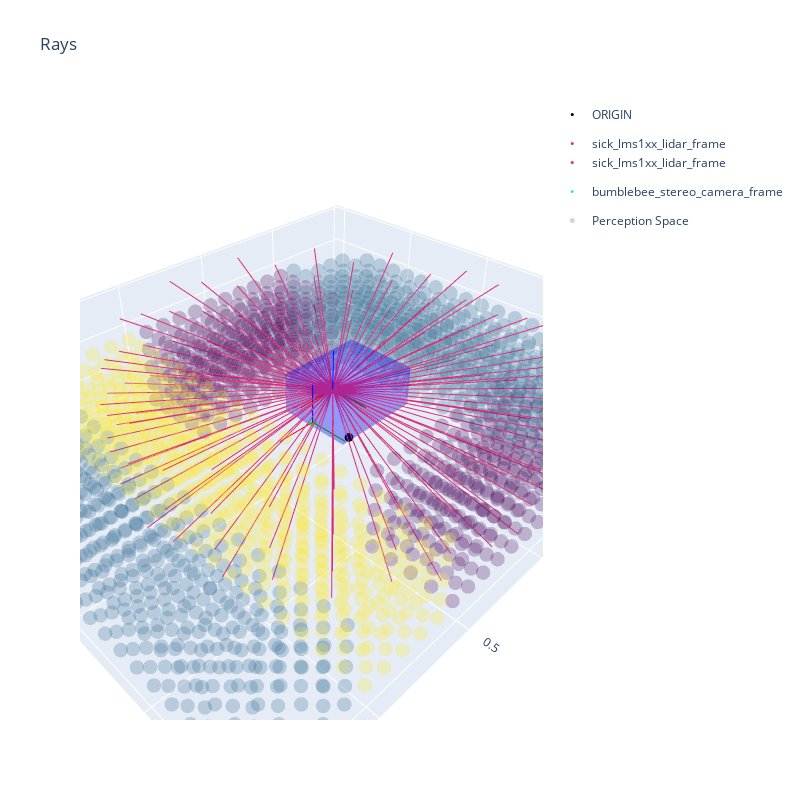

Here is the notebook cell this chart was saved with:
### Markdown cell above
### Plot any Bot!

### Code cell
# Here is the first one
design_0_fig = plot_plot_design(0, sensor_idx_rays=0, max_rays=100)

### Figure 1 — Plotly figure (JSON) as saved in the notebook; plotly's stock layout.template omitted (floating-point values rounded to 4 significant figures; data arrays with more than 128 entries replaced by an {"elided": "..."} marker saying what was removed)
{"data": [{"marker": {"color": "black", "size": 3}, "mode": "markers", "name": "ORIGIN", "type": "scatter3d", "x": [0], "y": [0], "z": [0]}, {"hoverinfo": "text", "legendgroup": "sensor_0", "marker": {"color": "#d72f78", "size": 3}, "mode": "markers", "name": "sick_lms1xx_lidar_frame", "text": ["Translation:<br>  (x=0.12,<br>  y=0.00,<br>  z=0.33)", "Quaternion:<br>  (qw=1.00,<br>  qx=0.00,<br>  qy=0.00,<br>  qz=0.00)"], "type": "scatter3d", "x": [0.12], "y": [0], "z": [0.333]}, {"legendgroup": "sensor_0", "line": {"color": "red", "width": 2}, "mode": "lines", "showlegend": false, "type": "scatter3d", "x": [0.12, 0.32], "y": [0, 0], "z": [0.333, 0.333]}, {"legendgroup": "sensor_0", "line": {"color": "green", "width": 2}, "mode": "lines", "showlegend": false, "type": "scatter3d", "x": [0.12, 0.12], "y": [0, 0.2], "z": [0.333, 0.333]}, {"legendgroup": "sensor_0", "line": {"color": "blue", "width": 2}, "mode": "lines", "showlegend": false, "type": "scatter3d", "x": [0.12, 0.12], "y": [0, 0], "z": [0.333, 0.533]}, {"hoverinfo": "text", "legendgroup": "sensor_1", "marker": {"color": "#29f6ab", "size": 3}, "mode": "markers", "name": "bumblebee_stereo_camera_frame", "text": ["Translation:<br>  (x=0.25,<br>  y=0.00,<br>  z=0.22)", "Quaternion:<br>  (qw=1.00,<br>  qx=0.00,<br>  qy=0.00,<br>  qz=0.00)"], "type": "scatter3d", "x": [0.247], "y": [0], "z": [0.218]}, {"legendgroup": "sensor_1", "line": {"color": "red", "width": 2}, "mode": "lines", "showlegend": false, "type": "scatter3d", "x": [0.247, 0.447], "y": [0, 0], "z": [0.218, 0.218]}, {"legendgroup": "sensor_1", "line": {"color": "green", "width": 2}, "mode": "lines", "showlegend": false, "type": "scatter3d", "x": [0.247, 0.247], "y": [0, 0.2], "z": [0.218, 0.218]}, {"legendgroup": "sensor_1", "line": {"color": "blue", "width": 2}, "mode": "lines", "showlegend": false, "type": "scatter3d", "x": [0.247, 0.247], "y": [0, 0], "z": [0.218, 0.418]}, {"marker": {"color": {"elided": "1910 float values"}, "colorscale": [[0, "#440154"], [0.1111, "#482878"], [0.2222, "#3e4989"], [0.3333, "#31688e"], [0.4444, "#26828e"], [0.5556, "#1f9e89"], [0.6667, "#35b779"], [0.7778, "#6ece58"], [0.8889, "#b5de2b"], [1, "#fde725"]], "opacity": 0.25, "size": 5}, "mode": "markers", "name": "Perception Space", "type": "scatter3d", "x": {"elided": "1910 float values"}, "y": {"elided": "1910 float values"}, "z": {"elided": "1910 float values"}}, {"color": "blue", "i": [7, 0, 0, 0, 4, 4, 6, 6, 4, 0, 3, 2], "j": [3, 4, 1, 2, 5, 6, 5, 2, 0, 1, 6, 3], "k": [0, 7, 2, 3, 6, 7, 1, 1, 5, 5, 7, 6], "name": "Sensor Pos Constraints", "opacity": 0.2, "showscale": false, "type": "mesh3d", "x": [-0.1996, -0.1996, 0.2404, 0.2404, -0.1996, -0.1996, 0.2404, 0.2404], "y": [-0.18, 0.18, 0.18, -0.18, -0.18, 0.18, 0.18, -0.18], "z": [0.1864, 0.1864, 0.1864, 0.1864, 0.3864, 0.3864, 0.3864, 0.3864]}, {"hoverinfo": "none", "line": {"color": "#d72f78", "width": 2}, "mode": "lines", "showlegend": false, "type": "scatter3d", "x": [0.12, -0.8459], "y": [0, 8.444e-08], "z": [0.333, 0.07418]}, {"hoverinfo": "none", "line": {"color": "#d72f78", "width": 2}, "mode": "lines", "showlegend": false, "type": "scatter3d", "x": [0.12, -0.7565], "y": [0, -0.406], "z": [0.333, 0.07418]}, {"hoverinfo": "none", "line": {"color": "#d72f78", "width": 2}, "mode": "lines", "showlegend": false, "type": "scatter3d", "x": [0.12, -0.5046], "y": [0, -0.7368], "z": [0.333, 0.07418]}, {"hoverinfo": "none", "line": {"color": "#d72f78", "width": 2}, "mode": "lines", "showlegend": false, "type": "scatter3d", "x": [0.12, -0.1371], "y": [0, -0.9311], "z": [0.333, 0.07418]}, {"hoverinfo": "none", "line": {"color": "#d72f78", "width": 2}, "mode": "lines", "showlegend": false, "type": "scatter3d", "x": [0.12, 0.2781], "y": [0, -0.9529], "z": [0.333, 0.07418]}, {"hoverinfo": "none", "line": {"color": "#d72f78", "width": 2}, "mode": "lines", "showlegend": false, "type": "scatter3d", "x": [0.12, 0.664], "y": [0, -0.7982], "z": [0.333, 0.07418]}, {"hoverinfo": "none", "line": {"color": "#d72f78", "width": 2}, "mode": "lines", "showlegend": false, "type": "scatter3d", "x": [0.12, 0.9491], "y": [0, -0.4956], "z": [0.333, 0.07418]}, {"hoverinfo": "none", "line": {"color": "#d72f78", "width": 2}, "mode": "lines", "showlegend": false, "type": "scatter3d", "x": [0.12, 1.081], "y": [0, -0.1012], "z": [0.333, 0.07418]}, {"hoverinfo": "none", "line": {"color": "#d72f78", "width": 2}, "mode": "lines", "showlegend": false, "type": "scatter3d", "x": [0.12, 1.034], "y": [0, 0.312], "z": [0.333, 0.07418]}, {"hoverinfo": "none", "line": {"color": "#d72f78", "width": 2}, "mode": "lines", "showlegend": false, "type": "scatter3d", "x": [0.12, 0.8184], "y": [0, 0.6673], "z": [0.333, 0.07418]}, {"hoverinfo": "none", "line": {"color": "#d72f78", "width": 2}, "mode": "lines", "showlegend": false, "type": "scatter3d", "x": [0.12, 0.4732], "y": [0, 0.899], "z": [0.333, 0.07418]}, {"hoverinfo": "none", "line": {"color": "#d72f78", "width": 2}, "mode": "lines", "showlegend": false, "type": "scatter3d", "x": [0.12, 0.06259], "y": [0, 0.9642], "z": [0.333, 0.07418]}, {"hoverinfo": "none", "line": {"color": "#d72f78", "width": 2}, "mode": "lines", "showlegend": false, "type": "scatter3d", "x": [0.12, -0.3374], "y": [0, 0.8508], "z": [0.333, 0.07418]}, {"hoverinfo": "none", "line": {"color": "#d72f78", "width": 2}, "mode": "lines", "showlegend": false, "type": "scatter3d", "x": [0.12, -0.6526], "y": [0, 0.5797], "z": [0.333, 0.07418]}, {"hoverinfo": "none", "line": {"color": "#d72f78", "width": 2}, "mode": "lines", "showlegend": false, "type": "scatter3d", "x": [0.12, -0.8247], "y": [0, 0.2013], "z": [0.333, 0.07418]}, {"hoverinfo": "none", "line": {"color": "#d72f78", "width": 2}, "mode": "lines", "showlegend": false, "type": "scatter3d", "x": [0.12, -0.8417], "y": [0, -0.2119], "z": [0.333, 0.1594]}, {"hoverinfo": "none", "line": {"color": "#d72f78", "width": 2}, "mode": "lines", "showlegend": false, "type": "scatter3d", "x": [0.12, -0.6636], "y": [0, -0.5965], "z": [0.333, 0.1594]}, {"hoverinfo": "none", "line": {"color": "#d72f78", "width": 2}, "mode": "lines", "showlegend": false, "type": "scatter3d", "x": [0.12, -0.3402], "y": [0, -0.8706], "z": [0.333, 0.1594]}, {"hoverinfo": "none", "line": {"color": "#d72f78", "width": 2}, "mode": "lines", "showlegend": false, "type": "scatter3d", "x": [0.12, 0.06834], "y": [0, -0.9835], "z": [0.333, 0.1594]}, {"hoverinfo": "none", "line": {"color": "#d72f78", "width": 2}, "mode": "lines", "showlegend": false, "type": "scatter3d", "x": [0.12, 0.4865], "y": [0, -0.9141], "z": [0.333, 0.1594]}, {"hoverinfo": "none", "line": {"color": "#d72f78", "width": 2}, "mode": "lines", "showlegend": false, "type": "scatter3d", "x": [0.12, 0.8368], "y": [0, -0.6754], "z": [0.333, 0.1594]}, {"hoverinfo": "none", "line": {"color": "#d72f78", "width": 2}, "mode": "lines", "showlegend": false, "type": "scatter3d", "x": [0.12, 1.054], "y": [0, -0.3115], "z": [0.333, 0.1594]}, {"hoverinfo": "none", "line": {"color": "#d72f78", "width": 2}, "mode": "lines", "showlegend": false, "type": "scatter3d", "x": [0.12, 1.099], "y": [0, 0.11], "z": [0.333, 0.1594]}, {"hoverinfo": "none", "line": {"color": "#d72f78", "width": 2}, "mode": "lines", "showlegend": false, "type": "scatter3d", "x": [0.12, 0.9618], "y": [0, 0.5112], "z": [0.333, 0.1594]}, {"hoverinfo": "none", "line": {"color": "#d72f78", "width": 2}, "mode": "lines", "showlegend": false, "type": "scatter3d", "x": [0.12, 0.6689], "y": [0, 0.8176], "z": [0.333, 0.1594]}, {"hoverinfo": "none", "line": {"color": "#d72f78", "width": 2}, "mode": "lines", "showlegend": false, "type": "scatter3d", "x": [0.12, 0.2744], "y": [0, 0.9726], "z": [0.333, 0.1594]}, {"hoverinfo": "none", "line": {"color": "#d72f78", "width": 2}, "mode": "lines", "showlegend": false, "type": "scatter3d", "x": [0.12, -0.1487], "y": [0, 0.9474], "z": [0.333, 0.1594]}, {"hoverinfo": "none", "line": {"color": "#d72f78", "width": 2}, "mode": "lines", "showlegend": false, "type": "scatter3d", "x": [0.12, -0.5221], "y": [0, 0.7467], "z": [0.333, 0.1594]}, {"hoverinfo": "none", "line": {"color": "#d72f78", "width": 2}, "mode": "lines", "showlegend": false, "type": "scatter3d", "x": [0.12, -0.7765], "y": [0, 0.4077], "z": [0.333, 0.1594]}, {"hoverinfo": "none", "line": {"color": "#d72f78", "width": 2}, "mode": "lines", "showlegend": false, "type": "scatter3d", "x": [0.12, -0.8762], "y": [0, 8.709e-08], "z": [0.333, 0.2458]}, {"hoverinfo": "none", "line": {"color": "#d72f78", "width": 2}, "mode": "lines", "showlegend": false, "type": "scatter3d", "x": [0.12, -0.7839], "y": [0, -0.4187], "z": [0.333, 0.2458]}, {"hoverinfo": "none", "line": {"color": "#d72f78", "width": 2}, "mode": "lines", "showlegend": false, "type": "scatter3d", "x": [0.12, -0.5242], "y": [0, -0.7599], "z": [0.333, 0.2458]}, {"hoverinfo": "none", "line": {"color": "#d72f78", "width": 2}, "mode": "lines", "showlegend": false, "type": "scatter3d", "x": [0.12, -0.1451], "y": [0, -0.9603], "z": [0.333, 0.2458]}, {"hoverinfo": "none", "line": {"color": "#d72f78", "width": 2}, "mode": "lines", "showlegend": false, "type": "scatter3d", "x": [0.12, 0.2831], "y": [0, -0.9828], "z": [0.333, 0.2458]}, {"hoverinfo": "none", "line": {"color": "#d72f78", "width": 2}, "mode": "lines", "showlegend": false, "type": "scatter3d", "x": [0.12, 0.681], "y": [0, -0.8232], "z": [0.333, 0.2458]}, {"hoverinfo": "none", "line": {"color": "#d72f78", "width": 2}, "mode": "lines", "showlegend": false, "type": "scatter3d", "x": [0.12, 0.9751], "y": [0, -0.5111], "z": [0.333, 0.2458]}, {"hoverinfo": "none", "line": {"color": "#d72f78", "width": 2}, "mode": "lines", "showlegend": false, "type": "scatter3d", "x": [0.12, 1.111], "y": [0, -0.1044], "z": [0.333, 0.2458]}, {"hoverinfo": "none", "line": {"color": "#d72f78", "width": 2}, "mode": "lines", "showlegend": false, "type": "scatter3d", "x": [0.12, 1.063], "y": [0, 0.3217], "z": [0.333, 0.2458]}, {"hoverinfo": "none", "line": {"color": "#d72f78", "width": 2}, "mode": "lines", "showlegend": false, "type": "scatter3d", "x": [0.12, 0.8403], "y": [0, 0.6882], "z": [0.333, 0.2458]}, {"hoverinfo": "none", "line": {"color": "#d72f78", "width": 2}, "mode": "lines", "showlegend": false, "type": "scatter3d", "x": [0.12, 0.4843], "y": [0, 0.9272], "z": [0.333, 0.2458]}, {"hoverinfo": "none", "line": {"color": "#d72f78", "width": 2}, "mode": "lines", "showlegend": false, "type": "scatter3d", "x": [0.12, 0.06079], "y": [0, 0.9944], "z": [0.333, 0.2458]}, {"hoverinfo": "none", "line": {"color": "#d72f78", "width": 2}, "mode": "lines", "showlegend": false, "type": "scatter3d", "x": [0.12, -0.3517], "y": [0, 0.8774], "z": [0.333, 0.2458]}, {"hoverinfo": "none", "line": {"color": "#d72f78", "width": 2}, "mode": "lines", "showlegend": false, "type": "scatter3d", "x": [0.12, -0.6768], "y": [0, 0.5979], "z": [0.333, 0.2458]}, {"hoverinfo": "none", "line": {"color": "#d72f78", "width": 2}, "mode": "lines", "showlegend": false, "type": "scatter3d", "x": [0.12, -0.8543], "y": [0, 0.2076], "z": [0.333, 0.2458]}, {"hoverinfo": "none", "line": {"color": "#d72f78", "width": 2}, "mode": "lines", "showlegend": false, "type": "scatter3d", "x": [0.12, -0.8566], "y": [0, -0.2152], "z": [0.333, 0.333]}, {"hoverinfo": "none", "line": {"color": "#d72f78", "width": 2}, "mode": "lines", "showlegend": false, "type": "scatter3d", "x": [0.12, -0.6757], "y": [0, -0.6058], "z": [0.333, 0.333]}, {"hoverinfo": "none", "line": {"color": "#d72f78", "width": 2}, "mode": "lines", "showlegend": false, "type": "scatter3d", "x": [0.12, -0.3473], "y": [0, -0.8841], "z": [0.333, 0.333]}, {"hoverinfo": "none", "line": {"color": "#d72f78", "width": 2}, "mode": "lines", "showlegend": false, "type": "scatter3d", "x": [0.12, 0.06755], "y": [0, -0.9986], "z": [0.333, 0.333]}, {"hoverinfo": "none", "line": {"color": "#d72f78", "width": 2}, "mode": "lines", "showlegend": false, "type": "scatter3d", "x": [0.12, 0.4922], "y": [0, -0.9282], "z": [0.333, 0.333]}, {"hoverinfo": "none", "line": {"color": "#d72f78", "width": 2}, "mode": "lines", "showlegend": false, "type": "scatter3d", "x": [0.12, 0.8478], "y": [0, -0.6858], "z": [0.333, 0.333]}, {"hoverinfo": "none", "line": {"color": "#d72f78", "width": 2}, "mode": "lines", "showlegend": false, "type": "scatter3d", "x": [0.12, 1.069], "y": [0, -0.3163], "z": [0.333, 0.333]}, {"hoverinfo": "none", "line": {"color": "#d72f78", "width": 2}, "mode": "lines", "showlegend": false, "type": "scatter3d", "x": [0.12, 1.114], "y": [0, 0.1117], "z": [0.333, 0.333]}, {"hoverinfo": "none", "line": {"color": "#d72f78", "width": 2}, "mode": "lines", "showlegend": false, "type": "scatter3d", "x": [0.12, 0.9747], "y": [0, 0.5191], "z": [0.333, 0.333]}, {"hoverinfo": "none", "line": {"color": "#d72f78", "width": 2}, "mode": "lines", "showlegend": false, "type": "scatter3d", "x": [0.12, 0.6774], "y": [0, 0.8303], "z": [0.333, 0.333]}, {"hoverinfo": "none", "line": {"color": "#d72f78", "width": 2}, "mode": "lines", "showlegend": false, "type": "scatter3d", "x": [0.12, 0.2768], "y": [0, 0.9876], "z": [0.333, 0.333]}, {"hoverinfo": "none", "line": {"color": "#d72f78", "width": 2}, "mode": "lines", "showlegend": false, "type": "scatter3d", "x": [0.12, -0.1529], "y": [0, 0.9621], "z": [0.333, 0.333]}, {"hoverinfo": "none", "line": {"color": "#d72f78", "width": 2}, "mode": "lines", "showlegend": false, "type": "scatter3d", "x": [0.12, -0.532], "y": [0, 0.7582], "z": [0.333, 0.333]}, {"hoverinfo": "none", "line": {"color": "#d72f78", "width": 2}, "mode": "lines", "showlegend": false, "type": "scatter3d", "x": [0.12, -0.7903], "y": [0, 0.414], "z": [0.333, 0.333]}, {"hoverinfo": "none", "line": {"color": "#d72f78", "width": 2}, "mode": "lines", "showlegend": false, "type": "scatter3d", "x": [0.12, -0.8762], "y": [0, 8.709e-08], "z": [0.333, 0.4202]}, {"hoverinfo": "none", "line": {"color": "#d72f78", "width": 2}, "mode": "lines", "showlegend": false, "type": "scatter3d", "x": [0.12, -0.7839], "y": [0, -0.4187], "z": [0.333, 0.4202]}, {"hoverinfo": "none", "line": {"color": "#d72f78", "width": 2}, "mode": "lines", "showlegend": false, "type": "scatter3d", "x": [0.12, -0.5242], "y": [0, -0.7599], "z": [0.333, 0.4202]}, {"hoverinfo": "none", "line": {"color": "#d72f78", "width": 2}, "mode": "lines", "showlegend": false, "type": "scatter3d", "x": [0.12, -0.1451], "y": [0, -0.9603], "z": [0.333, 0.4202]}, {"hoverinfo": "none", "line": {"color": "#d72f78", "width": 2}, "mode": "lines", "showlegend": false, "type": "scatter3d", "x": [0.12, 0.2831], "y": [0, -0.9828], "z": [0.333, 0.4202]}, {"hoverinfo": "none", "line": {"color": "#d72f78", "width": 2}, "mode": "lines", "showlegend": false, "type": "scatter3d", "x": [0.12, 0.681], "y": [0, -0.8232], "z": [0.333, 0.4202]}, {"hoverinfo": "none", "line": {"color": "#d72f78", "width": 2}, "mode": "lines", "showlegend": false, "type": "scatter3d", "x": [0.12, 0.9751], "y": [0, -0.5111], "z": [0.333, 0.4202]}, {"hoverinfo": "none", "line": {"color": "#d72f78", "width": 2}, "mode": "lines", "showlegend": false, "type": "scatter3d", "x": [0.12, 1.111], "y": [0, -0.1044], "z": [0.333, 0.4202]}, {"hoverinfo": "none", "line": {"color": "#d72f78", "width": 2}, "mode": "lines", "showlegend": false, "type": "scatter3d", "x": [0.12, 1.063], "y": [0, 0.3217], "z": [0.333, 0.4202]}, {"hoverinfo": "none", "line": {"color": "#d72f78", "width": 2}, "mode": "lines", "showlegend": false, "type": "scatter3d", "x": [0.12, 0.8403], "y": [0, 0.6882], "z": [0.333, 0.4202]}, {"hoverinfo": "none", "line": {"color": "#d72f78", "width": 2}, "mode": "lines", "showlegend": false, "type": "scatter3d", "x": [0.12, 0.4843], "y": [0, 0.9272], "z": [0.333, 0.4202]}, {"hoverinfo": "none", "line": {"color": "#d72f78", "width": 2}, "mode": "lines", "showlegend": false, "type": "scatter3d", "x": [0.12, 0.06079], "y": [0, 0.9944], "z": [0.333, 0.4202]}, {"hoverinfo": "none", "line": {"color": "#d72f78", "width": 2}, "mode": "lines", "showlegend": false, "type": "scatter3d", "x": [0.12, -0.3517], "y": [0, 0.8774], "z": [0.333, 0.4202]}, {"hoverinfo": "none", "line": {"color": "#d72f78", "width": 2}, "mode": "lines", "showlegend": false, "type": "scatter3d", "x": [0.12, -0.6768], "y": [0, 0.5979], "z": [0.333, 0.4202]}, {"hoverinfo": "none", "line": {"color": "#d72f78", "width": 2}, "mode": "lines", "showlegend": false, "type": "scatter3d", "x": [0.12, -0.8543], "y": [0, 0.2076], "z": [0.333, 0.4202]}, {"hoverinfo": "none", "line": {"color": "#d72f78", "width": 2}, "mode": "lines", "showlegend": false, "type": "scatter3d", "x": [0.12, -0.8417], "y": [0, -0.2119], "z": [0.333, 0.5066]}, {"hoverinfo": "none", "line": {"color": "#d72f78", "width": 2}, "mode": "lines", "showlegend": false, "type": "scatter3d", "x": [0.12, -0.6636], "y": [0, -0.5965], "z": [0.333, 0.5066]}, {"hoverinfo": "none", "line": {"color": "#d72f78", "width": 2}, "mode": "lines", "showlegend": false, "type": "scatter3d", "x": [0.12, -0.3402], "y": [0, -0.8706], "z": [0.333, 0.5066]}, {"hoverinfo": "none", "line": {"color": "#d72f78", "width": 2}, "mode": "lines", "showlegend": false, "type": "scatter3d", "x": [0.12, 0.06834], "y": [0, -0.9835], "z": [0.333, 0.5066]}, {"hoverinfo": "none", "line": {"color": "#d72f78", "width": 2}, "mode": "lines", "showlegend": false, "type": "scatter3d", "x": [0.12, 0.4865], "y": [0, -0.9141], "z": [0.333, 0.5066]}, {"hoverinfo": "none", "line": {"color": "#d72f78", "width": 2}, "mode": "lines", "showlegend": false, "type": "scatter3d", "x": [0.12, 0.8368], "y": [0, -0.6754], "z": [0.333, 0.5066]}, {"hoverinfo": "none", "line": {"color": "#d72f78", "width": 2}, "mode": "lines", "showlegend": false, "type": "scatter3d", "x": [0.12, 1.054], "y": [0, -0.3115], "z": [0.333, 0.5066]}, {"hoverinfo": "none", "line": {"color": "#d72f78", "width": 2}, "mode": "lines", "showlegend": false, "type": "scatter3d", "x": [0.12, 1.099], "y": [0, 0.11], "z": [0.333, 0.5066]}, {"hoverinfo": "none", "line": {"color": "#d72f78", "width": 2}, "mode": "lines", "showlegend": false, "type": "scatter3d", "x": [0.12, 0.9618], "y": [0, 0.5112], "z": [0.333, 0.5066]}, {"hoverinfo": "none", "line": {"color": "#d72f78", "width": 2}, "mode": "lines", "showlegend": false, "type": "scatter3d", "x": [0.12, 0.6689], "y": [0, 0.8176], "z": [0.333, 0.5066]}, {"hoverinfo": "none", "line": {"color": "#d72f78", "width": 2}, "mode": "lines", "showlegend": false, "type": "scatter3d", "x": [0.12, 0.2744], "y": [0, 0.9726], "z": [0.333, 0.5066]}, {"hoverinfo": "none", "line": {"color": "#d72f78", "width": 2}, "mode": "lines", "showlegend": false, "type": "scatter3d", "x": [0.12, -0.1487], "y": [0, 0.9474], "z": [0.333, 0.5066]}, {"hoverinfo": "none", "line": {"color": "#d72f78", "width": 2}, "mode": "lines", "showlegend": false, "type": "scatter3d", "x": [0.12, -0.5221], "y": [0, 0.7467], "z": [0.333, 0.5066]}, {"hoverinfo": "none", "line": {"color": "#d72f78", "width": 2}, "mode": "lines", "showlegend": false, "type": "scatter3d", "x": [0.12, -0.7765], "y": [0, 0.4077], "z": [0.333, 0.5066]}, {"hoverinfo": "none", "line": {"color": "#d72f78", "width": 2}, "mode": "lines", "showlegend": false, "type": "scatter3d", "x": [0.12, -0.8459], "y": [0, 8.444e-08], "z": [0.333, 0.5918]}, {"hoverinfo": "none", "line": {"color": "#d72f78", "width": 2}, "mode": "lines", "showlegend": false, "type": "scatter3d", "x": [0.12, -0.7565], "y": [0, -0.406], "z": [0.333, 0.5918]}, {"hoverinfo": "none", "line": {"color": "#d72f78", "width": 2}, "mode": "lines", "showlegend": false, "type": "scatter3d", "x": [0.12, -0.5046], "y": [0, -0.7368], "z": [0.333, 0.5918]}, {"hoverinfo": "none", "line": {"color": "#d72f78", "width": 2}, "mode": "lines", "showlegend": false, "type": "scatter3d", "x": [0.12, -0.1371], "y": [0, -0.9311], "z": [0.333, 0.5918]}, {"hoverinfo": "none", "line": {"color": "#d72f78", "width": 2}, "mode": "lines", "showlegend": false, "type": "scatter3d", "x": [0.12, 0.2781], "y": [0, -0.9529], "z": [0.333, 0.5918]}, {"hoverinfo": "none", "line": {"color": "#d72f78", "width": 2}, "mode": "lines", "showlegend": false, "type": "scatter3d", "x": [0.12, 0.664], "y": [0, -0.7982], "z": [0.333, 0.5918]}, {"hoverinfo": "none", "line": {"color": "#d72f78", "width": 2}, "mode": "lines", "showlegend": false, "type": "scatter3d", "x": [0.12, 0.9491], "y": [0, -0.4956], "z": [0.333, 0.5918]}, {"hoverinfo": "none", "line": {"color": "#d72f78", "width": 2}, "mode": "lines", "showlegend": false, "type": "scatter3d", "x": [0.12, 1.081], "y": [0, -0.1012], "z": [0.333, 0.5918]}, {"hoverinfo": "none", "line": {"color": "#d72f78", "width": 2}, "mode": "lines", "showlegend": false, "type": "scatter3d", "x": [0.12, 1.034], "y": [0, 0.312], "z": [0.333, 0.5918]}, {"hoverinfo": "none", "line": {"color": "#d72f78", "width": 2}, "mode": "lines", "showlegend": false, "type": "scatter3d", "x": [0.12, 0.8184], "y": [0, 0.6673], "z": [0.333, 0.5918]}, {"hoverinfo": "none", "line": {"color": "#d72f78", "width": 2}, "mode": "lines", "showlegend": false, "type": "scatter3d", "x": [0.12, 0.4732], "y": [0, 0.899], "z": [0.333, 0.5918]}, {"hoverinfo": "none", "line": {"color": "#d72f78", "width": 2}, "mode": "lines", "showlegend": false, "type": "scatter3d", "x": [0.12, 0.06259], "y": [0, 0.9642], "z": [0.333, 0.5918]}, {"hoverinfo": "none", "line": {"color": "#d72f78", "width": 2}, "mode": "lines", "showlegend": false, "type": "scatter3d", "x": [0.12, -0.3374], "y": [0, 0.8508], "z": [0.333, 0.5918]}, {"hoverinfo": "none", "line": {"color": "#d72f78", "width": 2}, "mode": "lines", "showlegend": false, "type": "scatter3d", "x": [0.12, -0.6526], "y": [0, 0.5797], "z": [0.333, 0.5918]}, {"hoverinfo": "none", "line": {"color": "#d72f78", "width": 2}, "mode": "lines", "showlegend": false, "type": "scatter3d", "x": [0.12, -0.8247], "y": [0, 0.2013], "z": [0.333, 0.5918]}, {"hoverinfo": "text", "legendgroup": "sensor_0", "marker": {"color": "#d72f78", "size": 3}, "mode": "markers", "name": "sick_lms1xx_lidar_frame", "text": ["Translation:<br>  (x=0.12,<br>  y=0.00,<br>  z=0.33)", "Quaternion:<br>  (qw=1.00,<br>  qx=0.00,<br>  qy=0.00,<br>  qz=0.00)"], "type": "scatter3d", "x": [0.12], "y": [0], "z": [0.333]}, {"legendgroup": "sensor_0", "line": {"color": "red", "width": 2}, "mode": "lines", "showlegend": false, "type": "scatter3d", "x": [0.12, 0.32], "y": [0, 0], "z": [0.333, 0.333]}, {"legendgroup": "sensor_0", "line": {"color": "green", "width": 2}, "mode": "lines", "showlegend": false, "type": "scatter3d", "x": [0.12, 0.12], "y": [0, 0.2], "z": [0.333, 0.333]}, {"legendgroup": "sensor_0", "line": {"color": "blue", "width": 2}, "mode": "lines", "showlegend": false, "type": "scatter3d", "x": [0.12, 0.12], "y": [0, 0], "z": [0.333, 0.533]}], "layout": {"height": 800, "scene": {"aspectmode": "data", "camera": {"center": {"x": 0, "y": 0, "z": 0}, "eye": {"x": 1.25, "y": 1.25, "z": 1.25}, "up": {"x": 0, "y": 0, "z": 1}}, "xaxis": {"title": {"text": "X"}}, "yaxis": {"title": {"text": "Y"}}, "zaxis": {"title": {"text": "Z"}}}, "title": {"text": "Rays"}, "width": 800}}
